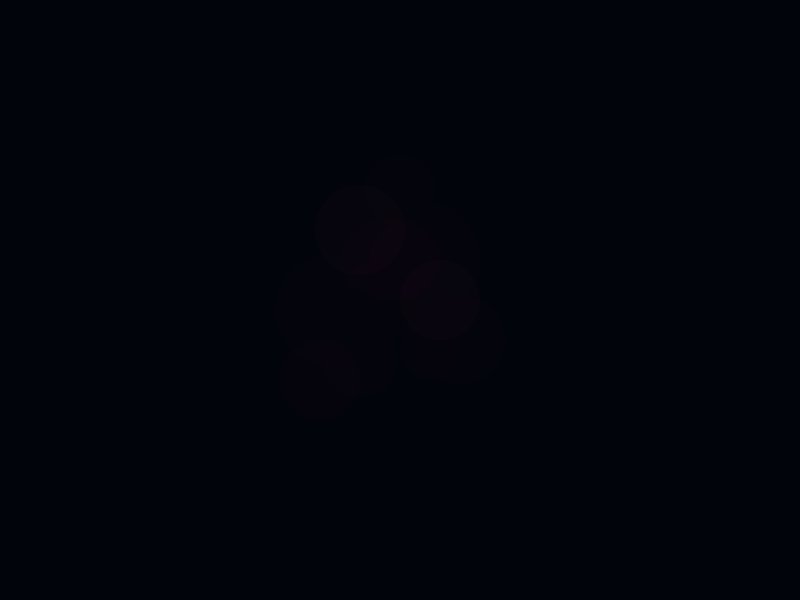
Frame 1 (no input)
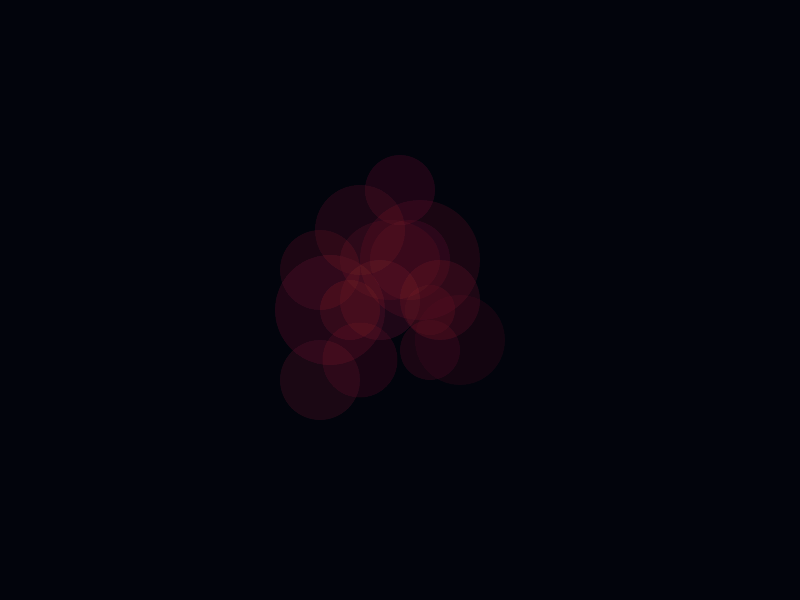
Frame 60 (the mouse pressed at the canvas centre just before this capture)
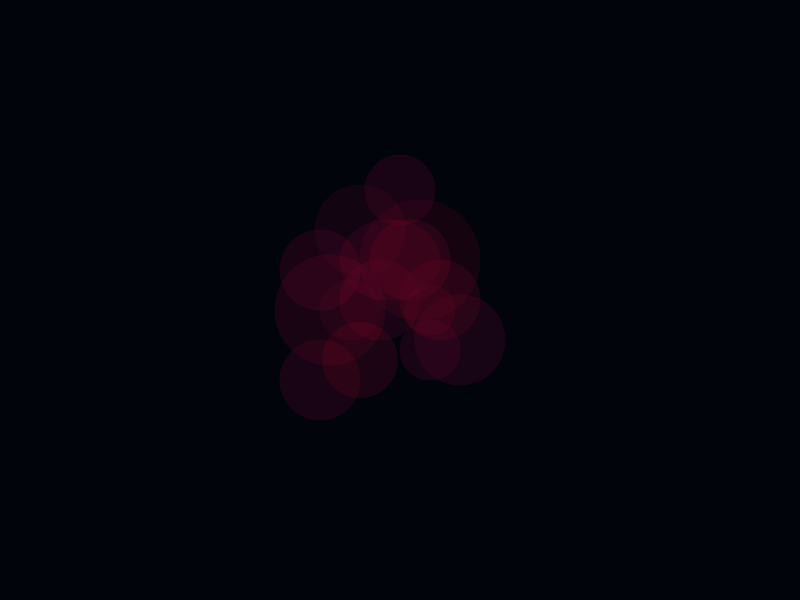
Frame 120 (the mouse held since frame 60 and released just before this capture)

The Processing sketch that drew these frames (run headless with seeded random() and noise(); from frame 60 on, the mouse is pressed at the canvas centre):

// Processing sketch: processing_63892
// ── processing_63892.pde


int rot = 189;
int g =30;
int blau = 55;
int d = 60;
int r=0;
float b =0;
void setup () {
  size(800,600);
  frameRate(12);
  noStroke();
  smooth();
  background(2,4,12);
  
   
}

void rcolor(){
  fill(rot,g,blau,random(7));
}
 
void draw(){
  fill(2,4,12,b+random(10,30));
  rect(0,0,width,height);
  rcolor();
  ellipse (380,300,80+r,80+r);
  rcolor();
  ellipse (360,230,90+r,90+r);
  rcolor();
  ellipse (430,350,60+r,60+r);
  rcolor();
  ellipse (440,300,80+r,80+r);
  rcolor();
  ellipse (400,190,70+r,70+r);
  rcolor();
  ellipse (410,260,80+r,80+r);
  rcolor();
  ellipse (390,260,100+r,80+r) ;
  rcolor();
  ellipse (420,260,120+r,120+r);
  rcolor();
  ellipse (430,310,50+r,50+r);
  rcolor();
  ellipse (330,310,110+r,110+r);
  rcolor();
  ellipse (350,310,60+r,60+r);
  rcolor();
  ellipse (360,360,75+r,75+r);
  rcolor();
  ellipse (460,340,90+r,90+r);
  rcolor();
  ellipse (320,380,80+r,80+r);
  rcolor();
  ellipse (320,270,80+r,80+r);

}

void mousePressed() {
  b = b + 1;
  r=r+int(random(20));
  rot = rot + int(random(-20,20));
  blau = blau + int(random(-20,20));
  g = g + int(random(-20,20));
}

void keyPressed() {
  fill(2,4,12);
  rect(0,0,width,height);
  r = -10;
  b=0;
  rot = 189;
  g =30;
  blau = 55;
}
